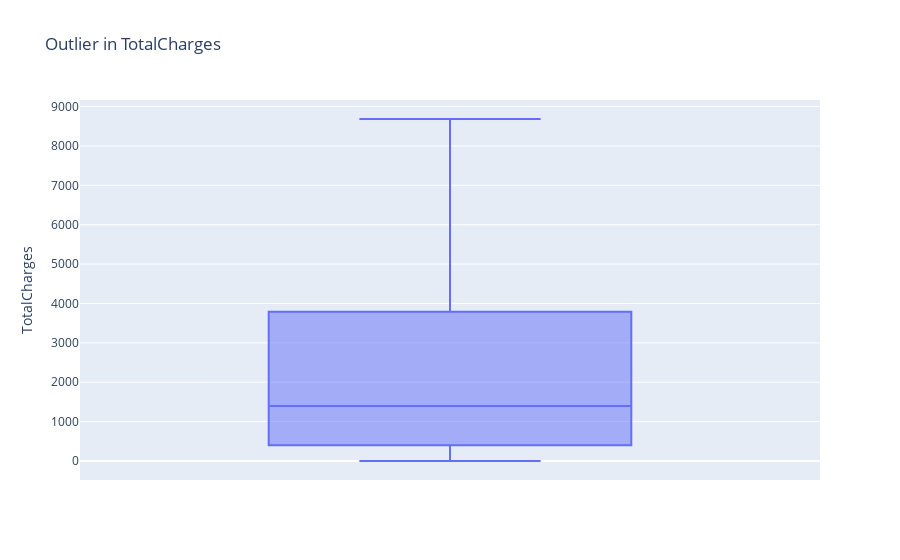

Notebook code cell kept with this figure:
### Code cell
# TotalCharges
px.box(telco, y="TotalCharges", title="Outlier in TotalCharges", labels={"x": "Feature", "y": ""})

### Figure 1 — Plotly figure (JSON) as saved in the notebook; plotly's stock layout.template omitted (floating-point values rounded to 4 significant figures; data arrays with more than 128 entries replaced by an {"elided": "..."} marker saying what was removed)
{"data": [{"alignmentgroup": "True", "hovertemplate": "TotalCharges=%{y}<extra></extra>", "legendgroup": "", "marker": {"color": "#636efa"}, "name": "", "notched": false, "offsetgroup": "", "orientation": "v", "showlegend": false, "type": "box", "x0": " ", "xaxis": "x", "y": {"elided": "7043 float values"}, "y0": " ", "yaxis": "y"}], "layout": {"boxmode": "group", "legend": {"tracegroupgap": 0}, "title": {"text": "Outlier in TotalCharges"}, "xaxis": {"anchor": "y", "domain": [0, 1]}, "yaxis": {"anchor": "x", "domain": [0, 1], "title": {"text": "TotalCharges"}}}}
